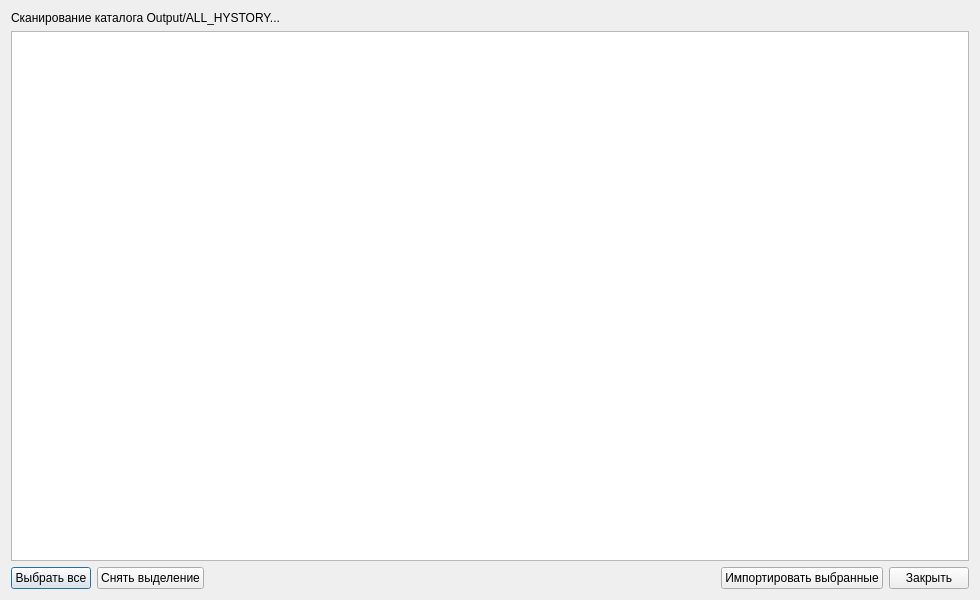
<?xml version="1.0" encoding="UTF-8"?>
<ui version="4.0">
 <class>LocalHistoryImportDialog</class>
 <widget class="QDialog" name="LocalHistoryImportDialog">
  <property name="geometry">
   <rect>
    <x>0</x>
    <y>0</y>
    <width>980</width>
    <height>600</height>
   </rect>
  </property>
  <property name="windowTitle">
   <string>Импорт локальных историй</string>
  </property>
  <layout class="QVBoxLayout" name="verticalLayout">
   <item>
    <widget class="QLabel" name="summaryLabel">
     <property name="text">
      <string>Сканирование каталога Output/ALL_HYSTORY...</string>
     </property>
    </widget>
   </item>
   <item>
    <widget class="QTableWidget" name="filesTable">
     <property name="selectionBehavior">
      <enum>QAbstractItemView::SelectRows</enum>
     </property>
     <property name="alternatingRowColors">
      <bool>true</bool>
     </property>
    </widget>
   </item>
   <item>
    <layout class="QHBoxLayout" name="buttonLayout">
     <item>
      <widget class="QPushButton" name="SelectAllButton">
       <property name="text">
        <string>Выбрать все</string>
       </property>
      </widget>
     </item>
     <item>
      <widget class="QPushButton" name="ClearSelectionButton">
       <property name="text">
        <string>Снять выделение</string>
       </property>
      </widget>
     </item>
     <item>
      <spacer name="horizontalSpacer">
       <property name="orientation">
        <enum>Qt::Horizontal</enum>
       </property>
       <property name="sizeHint" stdset="0">
        <size>
         <width>40</width>
         <height>20</height>
        </size>
       </property>
      </spacer>
     </item>
     <item>
      <widget class="QPushButton" name="ImportButton">
       <property name="text">
        <string>Импортировать выбранные</string>
       </property>
      </widget>
     </item>
     <item>
      <widget class="QPushButton" name="CloseButton">
       <property name="text">
        <string>Закрыть</string>
       </property>
      </widget>
     </item>
    </layout>
   </item>
  </layout>
 </widget>
 <resources/>
 <connections/>
</ui>
